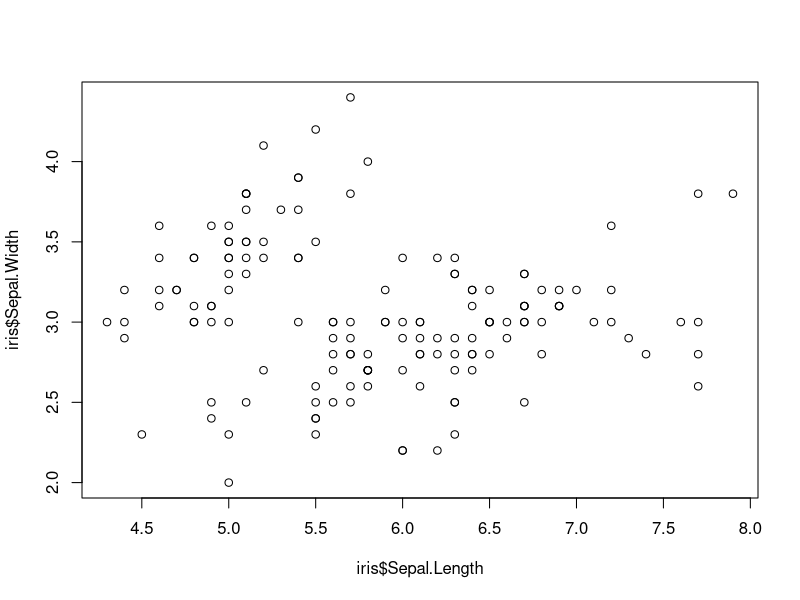
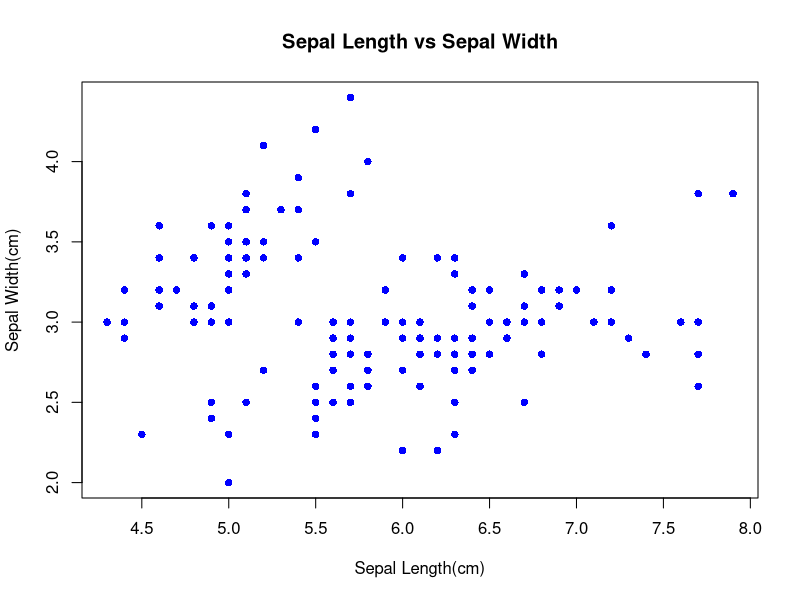
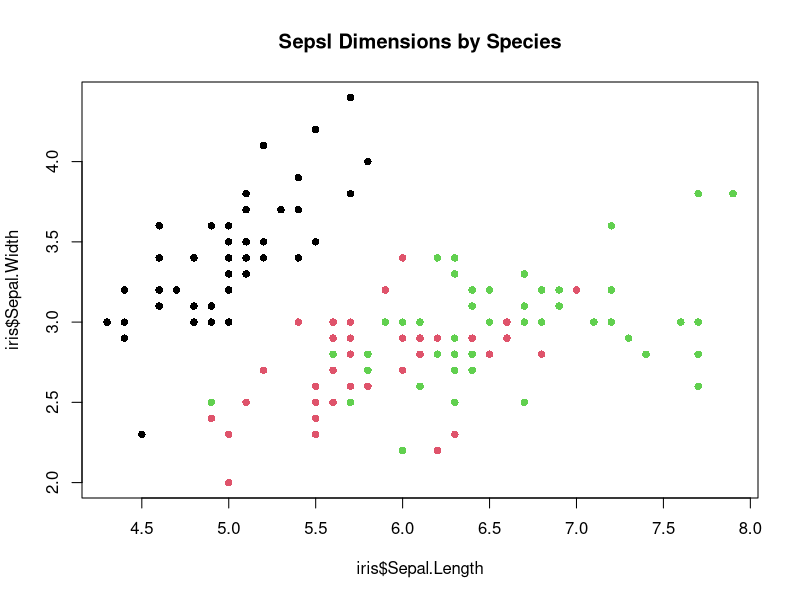

Generate these figures, in order, with R: (Note: this script raises an error after producing the figures.)
#load &understand iris dataset
data(iris)
str(iris)
View(iris)

#basic scatter plot: sepal length vs sepal width
plot(iris$Sepal.Length,iris$Sepal.Width)

#Labeled scatter plot
plot(
  iris$Sepal.Length,iris$Sepal.Width,
  main="Sepal Length vs Sepal Width",
  xlab="Sepal Length(cm)",
  ylab="Sepal Width(cm)",
  col="blue",pch=16
)

#coloured
plot(iris$Sepal.Length,iris$Sepal.Width,col=as.numeric(iris$Species),pch=16,
     main="Sepsl Dimensions by Species")
lagend("topright",lagend=levels(iris$Species),col=1:3,pch=16)

#Multivariate Scatter
#add size as 3rd variable
plot(iris$Sepal.Length,iris$Sepal.Width,col=as.numeric(iris$Species),pch=16,
     cex=iris$Petal.Length/max(iris$Petal.Length),
     main="Multivariate Scatter plot(color+size)")

#Scatter plot matrix
#all numeric variables against eac other
pairs(iris[,1:4],col=as.numeric(iris$Species),pch=16,
      main="Scatter plot Matrix of iris dataset")

#using ggplot
#load ggplot
library(ggplot2)

# Basic Scatter Plot
ggplot(iris, aes(x = Sepal.Length, y = Sepal.Width)) +
  geom_point()

# Colored Scatter by Species
ggplot(iris, aes(x = Sepal.Length, y = Sepal.Width, color =
                   Species)) +
  geom_point(size = 2) +
  theme_minimal()

# Multivariate Scatter Plot
# Color + Size encoding
ggplot(
  iris,
  aes(
    x = Sepal.Length,
    y = Sepal.Width,
    color = Species,
    size = Petal.Length
  )
) +
  geom_point(alpha = 0.7) +
  theme_minimal()

# Faceted Scatter Plot
# One scatter plot per species
ggplot(iris, aes(x = Sepal.Length, y = Sepal.Width)) +
  geom_point(color = "steelblue") +
  facet_wrap(~Species) +
  theme_minimal()

# Scatter Plot Matrix
# Using GGally (extension of ggplot2)
install.packages('GGally')
library(GGally)
ggpairs(
  iris,
  columns = 1:4,
  aes(color = Species, alpha = 0.6)
)
